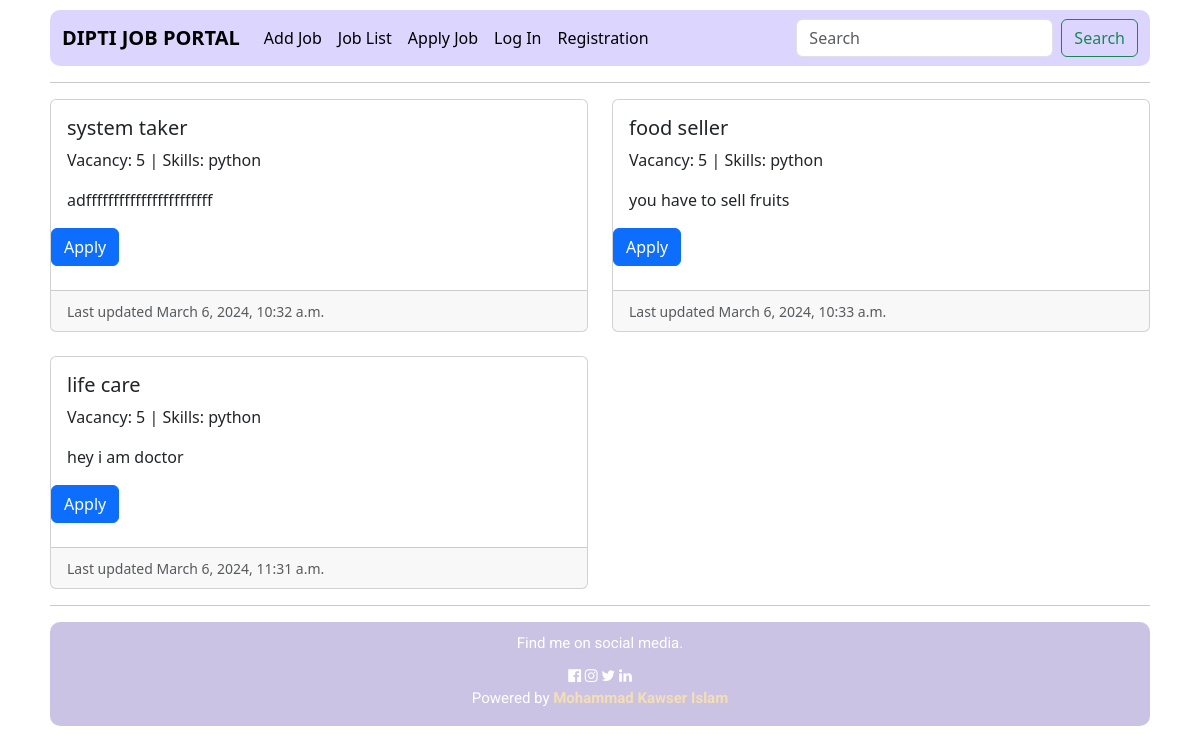
The app's page /list-job/ with its own data.
### home/models.py (models this page shows, shortened)
class Job(models.Model):
    user = models.ForeignKey(Custom_User, on_delete=models.CASCADE, related_name='user_job')
    title = models.CharField(max_length=500)
    number_of_openings = models.PositiveIntegerField()
    category = models.CharField(max_length=20)
    job_description = models.TextField()
    skills = models.CharField(max_length=100)
    created_date = models.DateTimeField(auto_now_add=True)
    updated_date = models.DateTimeField(auto_now=True)

### home/views.py (the view)
# urls.py: path('list-job/', job_list, name='job_list'),
def job_list(request):
    job = Job.objects.all()
    return render(request, 'job/job_list.html', {'job': job})

### templates/job/job_list.html (shortened to what this page needs)
{% extends 'base.html' %}
{% block body_content %}
<div class="row row-cols-1 row-cols-md-2 g-4">
    {% for job in job %}
    <div class="col">
        <div class="card h-100">
            <div class="card-body">
                <h5 class="card-title">{{job.title}}</h5>
                <p class="card-text">Vacancy: {{job.number_of_openings}} | Skills: {{job.skills}}</p>
                <p class="card-text">{{job.job_description}}</p>
            </div>
            <div class="row">
                <div class="col-6">
                    <a href="{% url 'apply_job' job.pk %}" class="btn btn-primary">Apply</a>
                </div>
                <div class="col-6">
                </div>
            </div>
            <br>
            <div class="card-footer">
                <small class="text-body-secondary">Last updated {{job.updated_date}}</small>
            </div>
        </div>
    </div>
    {% endfor %}
</div>
{% endblock %}

### templates/base.html (shortened to what this page needs)
<!DOCTYPE html>
<html lang="en">
<head>
    <link href="https://cdn.jsdelivr.net/npm/bootstrap@5.3.2/dist/css/bootstrap.min.css" rel="stylesheet"
>
    <link rel="stylesheet" href="https://cdnjs.cloudflare.com/ajax/libs/font-awesome/4.7.0/css/font-awesome.min.css">
</head>
<body style="padding: 10px 50px;">
    <nav class="navbar navbar-expand-lg bg-body-tertiary"
        style="background-color: rgb(154 138 256 / 35%) !important; border-radius: 10px;">
        <div class="container-fluid">
            <a class="navbar-brand" href="/"><b>DIPTI JOB PORTAL</b></a>
            <div class="collapse navbar-collapse" id="navbarSupportedContent">
                <ul class="navbar-nav me-auto mb-2 mb-lg-0">
                    <li class="nav-item">
                        <a class="nav-link" href="{% url 'add_job' %}" style="color: rgb(0, 0, 0);">
                            Add Job
                        </a>
                    </li>
                    <li class="nav-item">
                        <a class="nav-link" href="{% url 'job_list' %}" style="color: rgb(0, 0, 0);">
                            Job List
                        </a>
                    </li>
                    <li class="nav-item">
                        <a class="nav-link" href="{% url 'apply_job_list' %}" style="color: rgb(0, 0, 0);">
                            Apply Job
                        </a>
                    </li>
                    {% if request.user.is_authenticated %}
                    <li class="nav-item">
                        <a class="nav-link" href="{% url 'logout' %}" style="color: rgb(0, 0, 0);">Log Out</a>
                    </li>
                    <li class="nav-item">
                        <a class="nav-link" href="" style="color: rgb(0, 0, 0);">Change Password</a>
                    </li>
                    <li class="nav-item">
                        <a class="nav-link" href="{% url 'profile' %}" style="color: rgb(0, 0, 0);">Profile</a>
                    </li>
                    {% else %}
                    <li class="nav-item">
                        <a class="nav-link" href="{% url 'login' %}" style="color: rgb(0, 0, 0);">Log In</a>
                    </li>
                    <li class="nav-item">
                        <a class="nav-link" href="{% url 'registration' %}" style="color: rgb(0, 0, 0);">Registration</a>
                    </li>
                    {% endif %}
                </ul>
                <form class="d-flex" role="search" method="GET">
                    <input class="form-control me-2" type="search" placeholder="Search" aria-label="Search" name="search">
                    <button class="btn btn-outline-success" type="submit">Search</button>
                </form>
            </div>
        </div>
    </nav>
    <hr>
    {% block body_content %}{% endblock %}
    <hr>
    <footer class="w3-container w3-teal w3-center w3-margin-top">
        <p style="margin: 10px 0px;">Find me on social media.</p>
        <i class="fa fa-facebook-official w3-hover-opacity"></i>
        <i class="fa fa-instagram w3-hover-opacity"></i>
        <i class="fa fa-twitter w3-hover-opacity"></i>
        <i class="fa fa-linkedin w3-hover-opacity"></i>
        <p>Powered by <a href="https://www.facebook.com/Abid245" target="_blank" style="text-decoration: none; color: wheat;"><b>Mohammad Kawser Islam</b></a></p>
    </footer>
</body>
</html>

### templates/base.html (style rules this page uses)
footer { background-color: #CBC3E3 !important; color: #fff !important; margin-top: 16px !important; text-align: center; padding: 0.01em 16px; display: block; border-radius: 10px; font-size: 15px; line-height: 1.5; font-family: "Roboto", sans-serif; }

### records on screen
Job: title "system taker", number_of_openings "5", skills "python", job_description "adfffffffffffffffffffffff", updated_date "March 6, 2024, 10:32 a.m."
Job: title "food seller", number_of_openings "5", skills "python", job_description "you have to sell fruits", updated_date "March 6, 2024, 10:33 a.m."
Job: title "life care", number_of_openings "5", skills "python", job_description "hey i am doctor", updated_date "March 6, 2024, 11:31 a.m."
